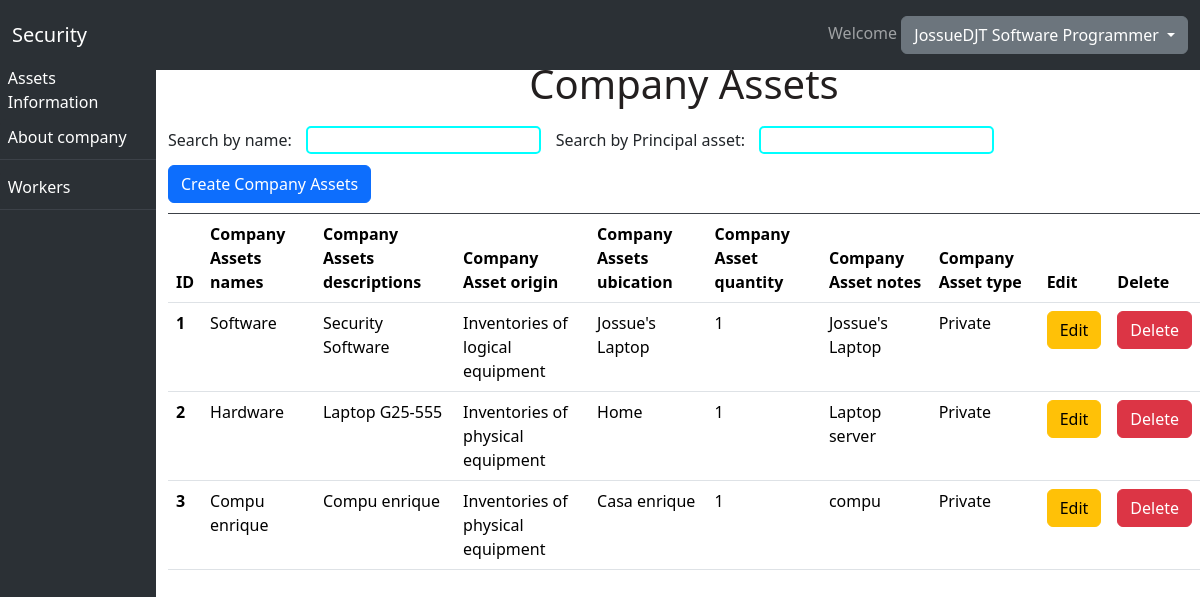
Screenshot of /companyassets/ (signed in) with the database file from the repository.
### Users/models.py (models this page shows)
class User(AbstractUser):
    identity = models.CharField(max_length=13)
    status = models.BooleanField(default=True)
    department = models.ForeignKey(Department, on_delete=models.CASCADE)
    workPosition = models.ForeignKey(WorkPosition, on_delete=models.CASCADE, null=True)

class Department(models.Model):
    name = models.CharField(max_length=20)

class WorkPosition(models.Model):
    name = models.TextField(max_length=20)

### CompanyAssets/models.py (models this page shows)
class CompanyAssets(models.Model):
    name = models.CharField(max_length=10)
    description = models.TextField(max_length=100)
    ubication = models.TextField(max_length=100)
    quantity = models.IntegerField()
    notes = models.TextField()
    typeofasset = models.CharField(max_length=10)
    origin = models.ForeignKey(Origin, on_delete=models.CASCADE)

class Origin(models.Model):
    name = models.CharField(max_length=10)
    description = models.TextField(max_length=100)

### CompanyAssets/views.py (the view)
# urls.py: path('companyassets/', include('CompanyAssets.urls')),
def companyassets(request):
    if request.user.is_authenticated:
        if request.method == "POST":
            name = request.POST.get("name")
            description = request.POST.get("description")
            ubication = request.POST.get("ubication")
            quantity = request.POST.get("quantity")
            notes = request.POST.get("notes")
            typeofasset = request.POST.get("typeofasset")
            origin = request.POST.get("typesorigin")
            origin = Origin.objects.get(pk=origin)
            companyassets = CompanyAssets(
                name=name,
                description=description,
                ubication=ubication,
                quantity=quantity,
                notes=notes,
                typeofasset=typeofasset,
                origin=origin
            )
            companyassets.save()
            companyassets = CompanyAssets.objects.all()
            origin = Origin.objects.all()
            return render(request, "companyassets.html",{
                "companyassets": companyassets,
                "origin": origin
            })
        else:
            companyassets = CompanyAssets.objects.all()
            origin = Origin.objects.all()
            return render(request, "companyassets.html",{
                "companyassets": companyassets,
                "origin": origin
            })
    else:
        return HttpResponseRedirect(reverse("user:login"))

### CompanyAssets/templates/companyassets.html (shortened to what this page needs)
{% extends 'layoutHome.html' %}
{% load static %}
{% block body %}
    <div class="text-title">
        <h1>Company Assets</h1>
    </div>
    <div class="searchType">
        <label for="inpSearch">Search by name: </label>
        <input class="box-ingreso" type="search" id="inpSearch">
        <label for="inpSearch">Search by Principal asset: </label>
        <input class="box-ingreso" type="search" id="inpSearchAsset"><br>
        <button type="button" class="btn btn-primary position-button-end" data-bs-toggle="modal" data-bs-target="#staticBackdrop">
            Create Company Assets
        </button>
    </div>
    <div class="table-responsive">
        <table class="table" id="searchtable">
            <thead class="thead-dark">
                <tr>
                    <th scope="col">ID</th>
                    <th scope="col">Company Assets names</th>
                    <th scope="col">Company Assets descriptions</th>
                    <th scope="col">Company Asset origin</th>
                    <th scope="col">Company Assets ubication</th>
                    <th scope="col">Company Asset quantity</th>
                    <th scope="col">Company Asset notes</th>
                    <th scope="col">Company Asset type</th>
                    <th scope="col">Edit</th>
                    <th scope="col">Delete</th>
                </tr>
            </thead>
            <tbody>
                {% for dato in companyassets %}
                <tr>
                    <th scope="row">{{ dato.id }}</th>
                    <td>{{ dato.name }}</td>
                    <td>{{ dato.description }}</td>
                    <td>{{ dato.origin.name }}</td>
                    <td>{{ dato.ubication }}</td>
                    <td>{{ dato.quantity }}</td>
                    <td>{{ dato.notes }}</td>
                    <td>{{ dato.typeofasset }}</td>
                    <td>
                        <button type="button" class="btn btn-warning position-button-end" data-bs-toggle="modal" data-bs-target="#editModal{{ dato.id }}">
                            Edit
                        </button>
                    </td>
                    <td>
                        <form action="{% url 'Assets:deleteCompanyAssets' dato.id %}" method="post">
                            <input type="submit" value="Delete" class="btn btn-danger">
                        </form>
                    </td>
                </tr>
                {% endfor %}
            </tbody>
        </table>
    </div>
{% endblock %}

### InitialPage/templates/layoutHome.html (shortened to what this page needs)
{% load static %}
<!DOCTYPE html>
<html lang="en">
<head>
    <link rel="stylesheet" href="{% static 'css/styleHome.css' %}">
    <link href="https://cdn.jsdelivr.net/npm/bootstrap@5.3.2/dist/css/bootstrap.min.css" rel="stylesheet">
</head>
<body>
    <nav class="navbar fixed-top navbar-expand-lg bg-body-tertiary" data-bs-theme="dark">
        <div class="container-fluid">
          <a class="navbar-brand" href="{% url 'home:home' %}">
            Security
          </a>
          <div class="collapse navbar-collapse" id="navbarText">
            <span class="navbar-text">
                <div class="dropdown">
                    Welcome
                    <button class="btn btn-secondary dropdown-toggle" type="button" data-bs-toggle="dropdown" aria-expanded="false">
                        {{ user.username }} {{ user.department.name }} {{ user.workPosition.name }}
                    </button>
                </div>
            </span>
        </div>
        </div>
    </nav>
    <div class="side-bar">
        <div class="side-bar-container">
            <div class="side-bar-item">
                <div class="dropdown">
                    <button class="btn btn-secondary invisibleButton" type="button" data-bs-toggle="dropdown" aria-expanded="false">
                        Assets Information
                    </button>
                </div>
            </div>
            <div class="side-bar-item">
                <div class="dropdown">
                    <button class="btn btn-secondary invisibleButton" type="button" data-bs-toggle="dropdown" aria-expanded="false">
                        About company
                    </button>
                </div>
            </div>
            <div class="side-bar-item">
                <div class="dropdown">
                    <button class="btn btn-secondary invisibleButton" type="button" data-bs-toggle="dropdown" aria-expanded="false">
                        Workers
                    </button>
                </div>
            </div>
        </div>
    </div>
    <div class="complementwindow">
        {% block body %} {% endblock %}
    </div>
</body>
</html>

### InitialPage/static/css/styleHome.css (style rules this page uses)
* { margin: 0; padding: 0; box-sizing: border-box; }
body, html { height: 100%; font-family: Arial, Helvetica, sans-serif; }
.side-bar { position: fixed; width: 13%; height: 100%; background-color: #2B3035; padding-top: 5%; }
.side-bar-item { position: relative; width: 100%; height: 50px; background-color: #2B3035; border-bottom: 1px solid #3C4148; color: #fff; text-align: justify; line-height: 50px; cursor: pointer; }
.complementwindow { position: relative; width: 86%; height: 100%; background-color: #fff; float: right; padding-top: 5%; }
.dropdown .invisibleButton { border: none; background-color: #2B3035; color: white; width: 100%; text-align: justify; padding-left: 5%; }
.text-title { position: relative; width: 100%; color: #231f1f; text-align: center; line-height: 50px; }
.searchType { position: relative; text-align: justify; width: 100%; padding-bottom: 1%; border-bottom: 1px solid #3C4148; }
.position-button-end { position: relative; margin-left: 0%; }
.box-ingreso { border-color: aqua; border-radius: 5px; border-style: solid; margin: 1%; }

### rows the page displays
User: username "JossueDJT", department.name "Software", workPosition.name "Programmer"
CompanyAssets: id "1", name "Software", description "Security Software", origin.name "Inventories of logical equipment", ubication "Jossue's Laptop", quantity "1", notes "Jossue's Laptop", typeofasset "Private"
CompanyAssets: id "2", name "Hardware", description "Laptop G25-555", origin.name "Inventories of physical equipment", ubication "Home", quantity "1", notes "Laptop server", typeofasset "Private"
CompanyAssets: id "3", name "Compu enrique", description "Compu enrique", origin.name "Inventories of physical equipment", ubication "Casa enrique", quantity "1", notes "compu", typeofasset "Private"
